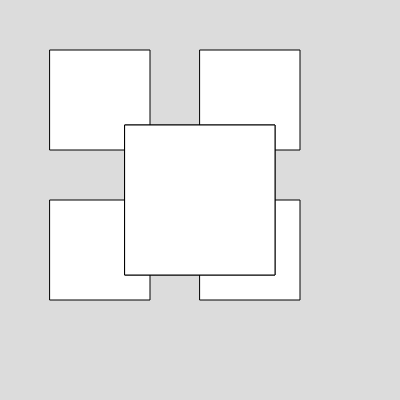
Frame 1 (no input)
Frame 60 (no input): identical to frame 1, image omitted
Frame 120 (the mouse pressed at the canvas centre since frame 60): identical to frame 1, image omitted

The p5.js sketch that drew this single still picture (run headless with seeded random() and noise() and a simulated clock; from frame 60 on, the mouse is pressed at the canvas centre):

// p5.js sketch
// ── sketch.js
function setup() {
  createCanvas(400, 400);
}

function draw() {
  background(220);
  rect(50, 50, 100, 100);
  rect(200, 50, 100, 100);
  rect(50, 200, 100, 100);
  rect(200, 200, 100, 100);
  rect(125, 125, 150, 150);
  rect(125, 125, 150, 150);
  //`rect(125, 125, 150, 150);
  //  rect(125, 125, 150, 150);
  //  rect(125, 125, 150, 150);
  


}
